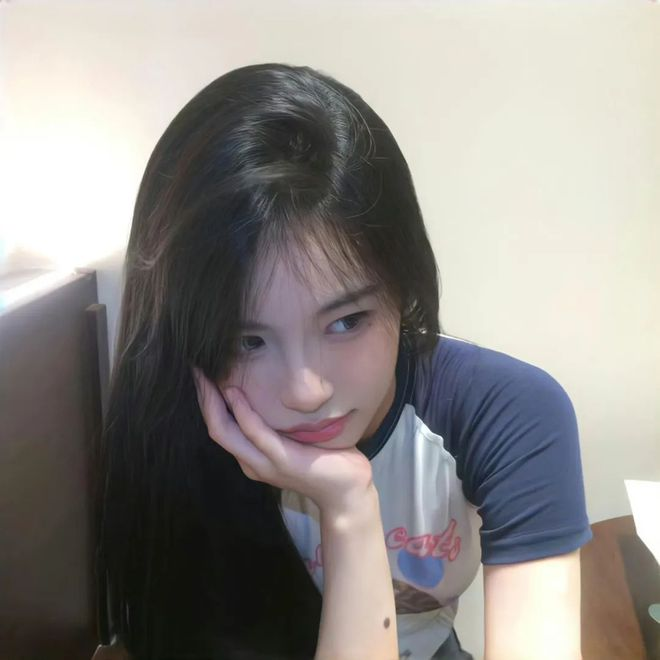
#> input picture 程文金/week06/test_img.jpeg, 660 x 660 px
$ python K-Means.py
#> lines starting #> are read from the running program, lines starting #| are printed output that depends on the picture
import cv2
import numpy as np
import matplotlib.pyplot as plt

img = cv2.imread("test_img.jpeg", 0)
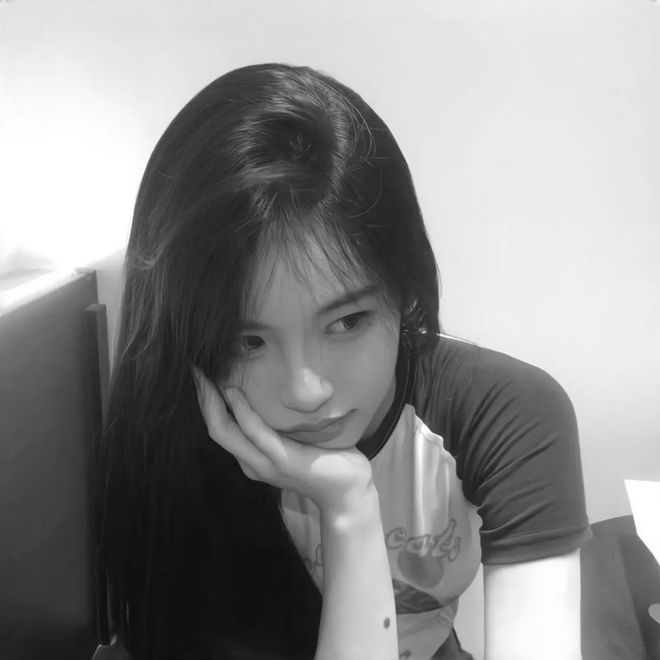
#> img: shape (660, 660); min 10, max 255, mean 141.9
print(img.shape)
#| (660, 660)

rows,cols = img.shape[:]
#> rows = 660; cols = 660

data = img.reshape((rows * cols, 1))
data = np.float32(data)

criteria = (cv2.TERM_CRITERIA_EPS +
             cv2.TERM_CRITERIA_MAX_ITER, 10, 1.0)

flags = cv2.KMEANS_RANDOM_CENTERS

compactness, labels, centers = cv2.kmeans(data, 20, None, criteria, 10, flags)
#> compactness = 6844486.9; centers = 20 values, max 253.9 at index 5, min 19.65 at index 8, mean 162.6

dst = labels.reshape((img.shape[0], img.shape[1]))
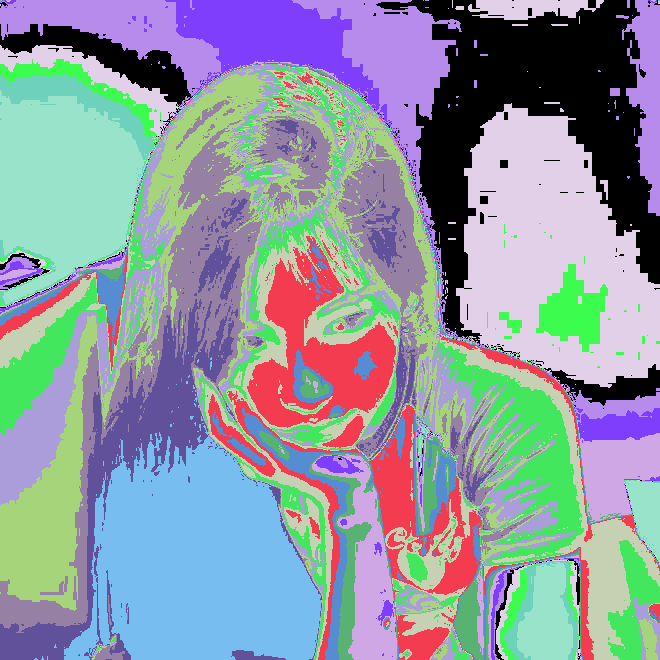
#> dst: shape (660, 660) int32; 20 distinct labels, from 0 to 19; one colour per label, 0 black

plt.rcParams['font.sans-serif'] = ['SimHei']

titles = [u'原始图像', u'聚类图像']

images = [img,dst]
for i in range(2):
    plt.subplot(1,2,i+1), plt.imshow(images[i], 'gray')
    plt.title(titles[i])
    plt.xticks([]), plt.yticks([])
plt.show()
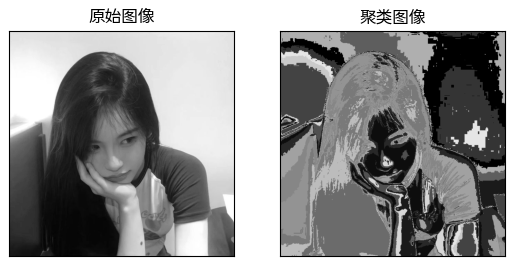
#> figure drawn by matplotlib, 2 panels

$ run again, with 程文金/week06/photo1.jpg copied over 程文金/week06/test_img.jpeg
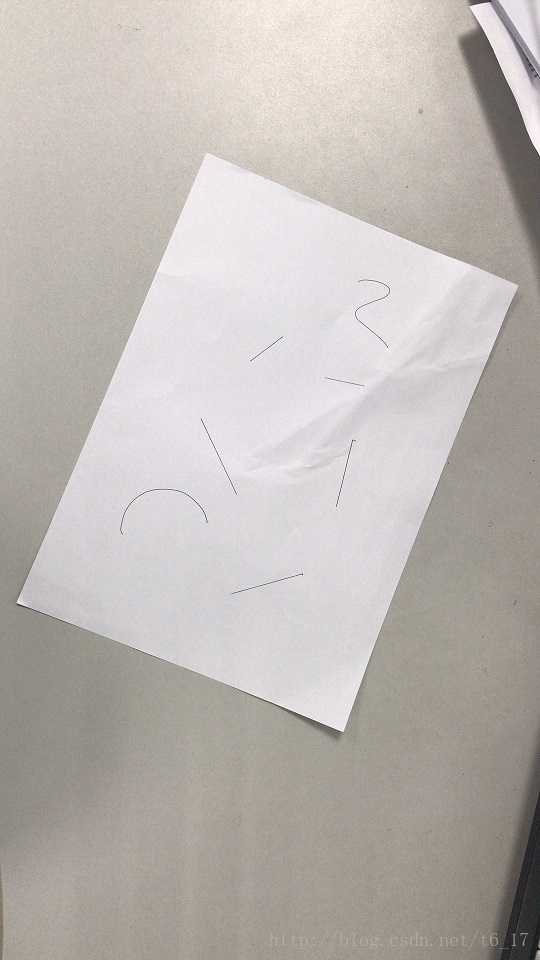
#> input picture 程文金/week06/photo1.jpg, 540 x 960 px
#| (960, 540)
#> compactness = 3601806.7; centers = 20 values, max 237.1 at index 8, min 35.06 at index 7, mean 160.6
#> `dst = labels.reshape((img.shape[0], img.shape[1]))`:
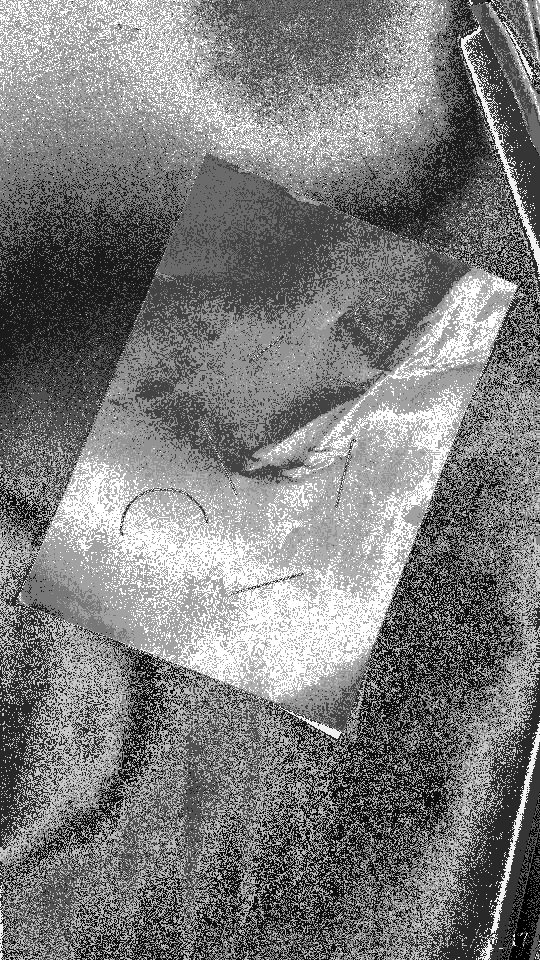
#> dst: shape (960, 540) int32; min 0, max 19, mean 9.3; drawn with min black and max white
#> `plt.show()`:
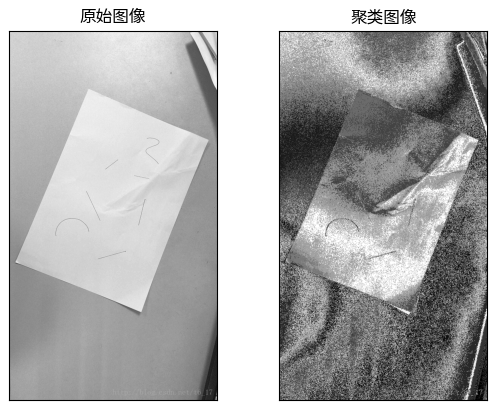
#> figure drawn by matplotlib, 2 panels
